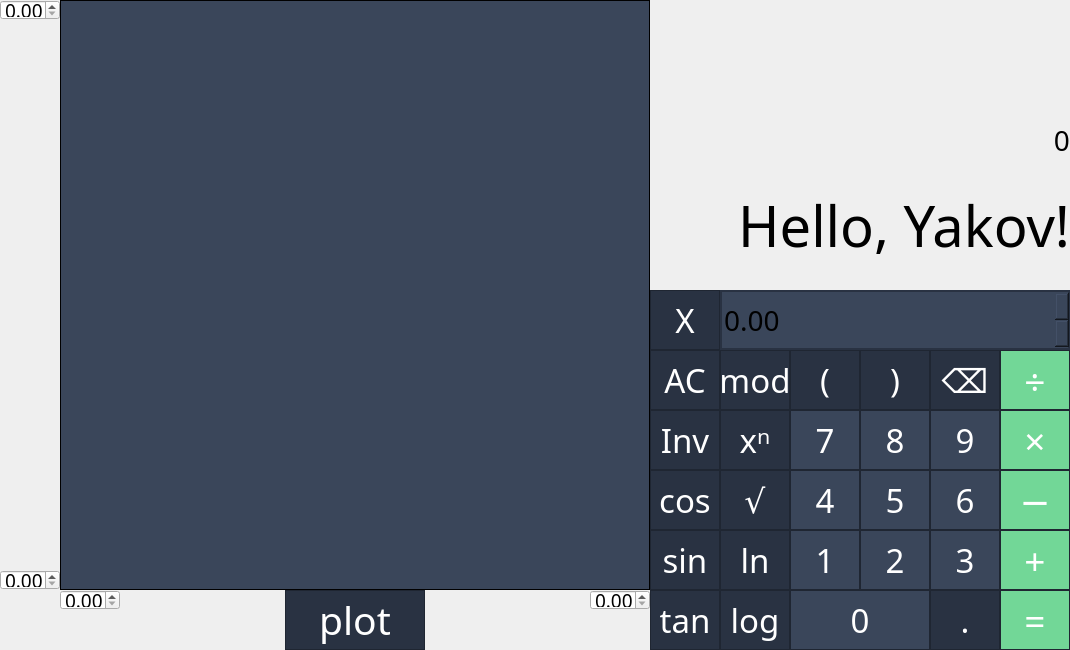
<?xml version="1.0" encoding="UTF-8"?>
<ui version="4.0">
 <class>MainWindow</class>
 <widget class="QMainWindow" name="MainWindow">
  <property name="geometry">
   <rect>
    <x>0</x>
    <y>0</y>
    <width>1070</width>
    <height>650</height>
   </rect>
  </property>
  <property name="font">
   <font>
    <family>Arial Rounded MT Bold</family>
    <pointsize>14</pointsize>
   </font>
  </property>
  <property name="windowTitle">
   <string>SmartCalc_v1.0</string>
  </property>
  <property name="styleSheet">
   <string notr="true"/>
  </property>
  <property name="iconSize">
   <size>
    <width>21</width>
    <height>21</height>
   </size>
  </property>
  <widget class="QWidget" name="centralwidget">
   <widget class="QPushButton" name="pushButton_AC">
    <property name="geometry">
     <rect>
      <x>650</x>
      <y>350</y>
      <width>70</width>
      <height>60</height>
     </rect>
    </property>
    <property name="sizePolicy">
     <sizepolicy hsizetype="Minimum" vsizetype="Minimum">
      <horstretch>0</horstretch>
      <verstretch>0</verstretch>
     </sizepolicy>
    </property>
    <property name="font">
     <font>
      <family>Arial Rounded MT Bold</family>
      <pointsize>25</pointsize>
     </font>
    </property>
    <property name="styleSheet">
     <string notr="true">QPushButton {
	border: 1px solid rgb(31, 38, 50);
	background-color: rgb(41, 50, 66);
	color: white;
}

QPushButton:pressed {
	background-color: rgb(32, 39, 53);
}</string>
    </property>
    <property name="text">
     <string>AC</string>
    </property>
   </widget>
   <widget class="QPushButton" name="pushButton_7">
    <property name="geometry">
     <rect>
      <x>790</x>
      <y>410</y>
      <width>70</width>
      <height>60</height>
     </rect>
    </property>
    <property name="sizePolicy">
     <sizepolicy hsizetype="Minimum" vsizetype="Minimum">
      <horstretch>0</horstretch>
      <verstretch>0</verstretch>
     </sizepolicy>
    </property>
    <property name="font">
     <font>
      <family>Arial Rounded MT Bold</family>
      <pointsize>25</pointsize>
     </font>
    </property>
    <property name="styleSheet">
     <string notr="true">QPushButton {
	border: 1px solid rgb(31, 38, 50);
	background-color: rgb(58, 70, 90);
	color: white;
}

QPushButton:pressed {
	background-color: rgb(50, 61, 79)
}</string>
    </property>
    <property name="text">
     <string>7</string>
    </property>
   </widget>
   <widget class="QPushButton" name="pushButton_4">
    <property name="geometry">
     <rect>
      <x>790</x>
      <y>470</y>
      <width>70</width>
      <height>60</height>
     </rect>
    </property>
    <property name="sizePolicy">
     <sizepolicy hsizetype="Minimum" vsizetype="Minimum">
      <horstretch>0</horstretch>
      <verstretch>0</verstretch>
     </sizepolicy>
    </property>
    <property name="font">
     <font>
      <family>Arial Rounded MT Bold</family>
      <pointsize>25</pointsize>
     </font>
    </property>
    <property name="styleSheet">
     <string notr="true">QPushButton {
	border: 1px solid rgb(31, 38, 50);
	background-color: rgb(58, 70, 90);
	color: white;
}

QPushButton:pressed {
	background-color: rgb(50, 61, 79)
}</string>
    </property>
    <property name="text">
     <string>4</string>
    </property>
   </widget>
   <widget class="QPushButton" name="pushButton_1">
    <property name="geometry">
     <rect>
      <x>790</x>
      <y>530</y>
      <width>70</width>
      <height>60</height>
     </rect>
    </property>
    <property name="sizePolicy">
     <sizepolicy hsizetype="Minimum" vsizetype="Minimum">
      <horstretch>0</horstretch>
      <verstretch>0</verstretch>
     </sizepolicy>
    </property>
    <property name="font">
     <font>
      <family>Arial Rounded MT Bold</family>
      <pointsize>25</pointsize>
     </font>
    </property>
    <property name="styleSheet">
     <string notr="true">QPushButton {
	border: 1px solid rgb(31, 38, 50);
	background-color: rgb(58, 70, 90);
	color: white;
}

QPushButton:pressed {
	background-color: rgb(50, 61, 79)
}</string>
    </property>
    <property name="text">
     <string>1</string>
    </property>
   </widget>
   <widget class="QPushButton" name="pushButton_0">
    <property name="geometry">
     <rect>
      <x>790</x>
      <y>590</y>
      <width>140</width>
      <height>60</height>
     </rect>
    </property>
    <property name="sizePolicy">
     <sizepolicy hsizetype="Minimum" vsizetype="Minimum">
      <horstretch>0</horstretch>
      <verstretch>0</verstretch>
     </sizepolicy>
    </property>
    <property name="font">
     <font>
      <family>Arial Rounded MT Bold</family>
      <pointsize>25</pointsize>
     </font>
    </property>
    <property name="styleSheet">
     <string notr="true">QPushButton {
	border: 1px solid rgb(31, 38, 50);
	background-color: rgb(58, 70, 90);
	color: white;
}

QPushButton:pressed {
	background-color: rgb(50, 61, 79)
}</string>
    </property>
    <property name="text">
     <string>0</string>
    </property>
   </widget>
   <widget class="QPushButton" name="pushButton_8">
    <property name="geometry">
     <rect>
      <x>860</x>
      <y>410</y>
      <width>70</width>
      <height>60</height>
     </rect>
    </property>
    <property name="sizePolicy">
     <sizepolicy hsizetype="Minimum" vsizetype="Minimum">
      <horstretch>0</horstretch>
      <verstretch>0</verstretch>
     </sizepolicy>
    </property>
    <property name="font">
     <font>
      <family>Arial Rounded MT Bold</family>
      <pointsize>25</pointsize>
     </font>
    </property>
    <property name="styleSheet">
     <string notr="true">QPushButton {
	border: 1px solid rgb(31, 38, 50);
	background-color: rgb(58, 70, 90);
	color: white;
}

QPushButton:pressed {
	background-color: rgb(50, 61, 79)
}</string>
    </property>
    <property name="text">
     <string>8</string>
    </property>
   </widget>
   <widget class="QPushButton" name="pushButton_5">
    <property name="geometry">
     <rect>
      <x>860</x>
      <y>470</y>
      <width>70</width>
      <height>60</height>
     </rect>
    </property>
    <property name="sizePolicy">
     <sizepolicy hsizetype="Minimum" vsizetype="Minimum">
      <horstretch>0</horstretch>
      <verstretch>0</verstretch>
     </sizepolicy>
    </property>
    <property name="font">
     <font>
      <family>Arial Rounded MT Bold</family>
      <pointsize>25</pointsize>
     </font>
    </property>
    <property name="styleSheet">
     <string notr="true">QPushButton {
	border: 1px solid rgb(31, 38, 50);
	background-color: rgb(58, 70, 90);
	color: white;
}

QPushButton:pressed {
	background-color: rgb(50, 61, 79)
}</string>
    </property>
    <property name="text">
     <string>5</string>
    </property>
   </widget>
   <widget class="QPushButton" name="pushButton_2">
    <property name="geometry">
     <rect>
      <x>860</x>
      <y>530</y>
      <width>70</width>
      <height>60</height>
     </rect>
    </property>
    <property name="sizePolicy">
     <sizepolicy hsizetype="Minimum" vsizetype="Minimum">
      <horstretch>0</horstretch>
      <verstretch>0</verstretch>
     </sizepolicy>
    </property>
    <property name="font">
     <font>
      <family>Arial Rounded MT Bold</family>
      <pointsize>25</pointsize>
     </font>
    </property>
    <property name="styleSheet">
     <string notr="true">QPushButton {
	border: 1px solid rgb(31, 38, 50);
	background-color: rgb(58, 70, 90);
	color: white;
}

QPushButton:pressed {
	background-color: rgb(50, 61, 79)
}</string>
    </property>
    <property name="text">
     <string>2</string>
    </property>
   </widget>
   <widget class="QPushButton" name="pushButton_9">
    <property name="geometry">
     <rect>
      <x>930</x>
      <y>410</y>
      <width>70</width>
      <height>60</height>
     </rect>
    </property>
    <property name="sizePolicy">
     <sizepolicy hsizetype="Minimum" vsizetype="Minimum">
      <horstretch>0</horstretch>
      <verstretch>0</verstretch>
     </sizepolicy>
    </property>
    <property name="font">
     <font>
      <family>Arial Rounded MT Bold</family>
      <pointsize>25</pointsize>
     </font>
    </property>
    <property name="styleSheet">
     <string notr="true">QPushButton {
	border: 1px solid rgb(31, 38, 50);
	background-color: rgb(58, 70, 90);
	color: white;
}

QPushButton:pressed {
	background-color: rgb(50, 61, 79)
}</string>
    </property>
    <property name="text">
     <string>9</string>
    </property>
   </widget>
   <widget class="QPushButton" name="pushButton_6">
    <property name="geometry">
     <rect>
      <x>930</x>
      <y>470</y>
      <width>70</width>
      <height>60</height>
     </rect>
    </property>
    <property name="sizePolicy">
     <sizepolicy hsizetype="Minimum" vsizetype="Minimum">
      <horstretch>0</horstretch>
      <verstretch>0</verstretch>
     </sizepolicy>
    </property>
    <property name="font">
     <font>
      <family>Arial Rounded MT Bold</family>
      <pointsize>25</pointsize>
     </font>
    </property>
    <property name="styleSheet">
     <string notr="true">QPushButton {
	border: 1px solid rgb(31, 38, 50);
	background-color: rgb(58, 70, 90);
	color: white;
}

QPushButton:pressed {
	background-color: rgb(50, 61, 79)
}</string>
    </property>
    <property name="text">
     <string>6</string>
    </property>
   </widget>
   <widget class="QPushButton" name="pushButton_3">
    <property name="geometry">
     <rect>
      <x>930</x>
      <y>530</y>
      <width>70</width>
      <height>60</height>
     </rect>
    </property>
    <property name="sizePolicy">
     <sizepolicy hsizetype="Minimum" vsizetype="Minimum">
      <horstretch>0</horstretch>
      <verstretch>0</verstretch>
     </sizepolicy>
    </property>
    <property name="font">
     <font>
      <family>Arial Rounded MT Bold</family>
      <pointsize>25</pointsize>
     </font>
    </property>
    <property name="styleSheet">
     <string notr="true">QPushButton {
	border: 1px solid rgb(31, 38, 50);
	background-color: rgb(58, 70, 90);
	color: white;
}

QPushButton:pressed {
	background-color: rgb(50, 61, 79)
}</string>
    </property>
    <property name="text">
     <string>3</string>
    </property>
   </widget>
   <widget class="QPushButton" name="pushButton_op_div">
    <property name="geometry">
     <rect>
      <x>1000</x>
      <y>350</y>
      <width>70</width>
      <height>60</height>
     </rect>
    </property>
    <property name="sizePolicy">
     <sizepolicy hsizetype="Minimum" vsizetype="Minimum">
      <horstretch>0</horstretch>
      <verstretch>0</verstretch>
     </sizepolicy>
    </property>
    <property name="font">
     <font>
      <family>Arial Rounded MT Bold</family>
      <pointsize>28</pointsize>
     </font>
    </property>
    <property name="styleSheet">
     <string notr="true">QPushButton {
	border: 1px solid rgb(31, 38, 50);
	background-color:rgb(114, 215, 151);
	color: white;
}

QPushButton:pressed {
	background-color: rgb(104, 196, 138);
}</string>
    </property>
    <property name="text">
     <string>÷</string>
    </property>
   </widget>
   <widget class="QPushButton" name="pushButton_op_mult">
    <property name="geometry">
     <rect>
      <x>1000</x>
      <y>410</y>
      <width>70</width>
      <height>60</height>
     </rect>
    </property>
    <property name="sizePolicy">
     <sizepolicy hsizetype="Minimum" vsizetype="Minimum">
      <horstretch>0</horstretch>
      <verstretch>0</verstretch>
     </sizepolicy>
    </property>
    <property name="font">
     <font>
      <family>Arial Rounded MT Bold</family>
      <pointsize>28</pointsize>
     </font>
    </property>
    <property name="styleSheet">
     <string notr="true">QPushButton {
	border: 1px solid rgb(31, 38, 50);
	background-color:rgb(114, 215, 151);
	color: white;
}

QPushButton:pressed {
	background-color: rgb(104, 196, 138);
}</string>
    </property>
    <property name="text">
     <string>×</string>
    </property>
   </widget>
   <widget class="QPushButton" name="pushButton_op_minus">
    <property name="geometry">
     <rect>
      <x>1000</x>
      <y>470</y>
      <width>70</width>
      <height>60</height>
     </rect>
    </property>
    <property name="sizePolicy">
     <sizepolicy hsizetype="Minimum" vsizetype="Minimum">
      <horstretch>0</horstretch>
      <verstretch>0</verstretch>
     </sizepolicy>
    </property>
    <property name="font">
     <font>
      <family>Arial Rounded MT Bold</family>
      <pointsize>28</pointsize>
     </font>
    </property>
    <property name="styleSheet">
     <string notr="true">QPushButton {
	border: 1px solid rgb(31, 38, 50);
	background-color:rgb(114, 215, 151);
	color: white;
}

QPushButton:pressed {
	background-color: rgb(104, 196, 138);
}</string>
    </property>
    <property name="text">
     <string>−</string>
    </property>
   </widget>
   <widget class="QPushButton" name="pushButton_op_plus">
    <property name="geometry">
     <rect>
      <x>1000</x>
      <y>530</y>
      <width>70</width>
      <height>60</height>
     </rect>
    </property>
    <property name="sizePolicy">
     <sizepolicy hsizetype="Minimum" vsizetype="Minimum">
      <horstretch>0</horstretch>
      <verstretch>0</verstretch>
     </sizepolicy>
    </property>
    <property name="font">
     <font>
      <family>Arial Rounded MT Bold</family>
      <pointsize>28</pointsize>
     </font>
    </property>
    <property name="styleSheet">
     <string notr="true">QPushButton {
	border: 1px solid rgb(31, 38, 50);
	background-color:rgb(114, 215, 151);
	color: white;
}

QPushButton:pressed {
	background-color: rgb(104, 196, 138);
}</string>
    </property>
    <property name="text">
     <string>+</string>
    </property>
   </widget>
   <widget class="QPushButton" name="pushButton_dot">
    <property name="geometry">
     <rect>
      <x>930</x>
      <y>590</y>
      <width>70</width>
      <height>60</height>
     </rect>
    </property>
    <property name="sizePolicy">
     <sizepolicy hsizetype="Minimum" vsizetype="Minimum">
      <horstretch>0</horstretch>
      <verstretch>0</verstretch>
     </sizepolicy>
    </property>
    <property name="font">
     <font>
      <family>Arial Rounded MT Bold</family>
      <pointsize>25</pointsize>
     </font>
    </property>
    <property name="styleSheet">
     <string notr="true">QPushButton {
	border: 1px solid rgb(31, 38, 50);
	background-color: rgb(41, 50, 66);
	color: white;
}

QPushButton:pressed {
	background-color: rgb(32, 39, 53);
}</string>
    </property>
    <property name="text">
     <string>.</string>
    </property>
    <property name="checkable">
     <bool>true</bool>
    </property>
    <property name="checked">
     <bool>false</bool>
    </property>
   </widget>
   <widget class="QPushButton" name="pushButton_calc">
    <property name="geometry">
     <rect>
      <x>1000</x>
      <y>590</y>
      <width>70</width>
      <height>60</height>
     </rect>
    </property>
    <property name="font">
     <font>
      <family>Arial Rounded MT Bold</family>
      <pointsize>28</pointsize>
      <italic>false</italic>
      <bold>false</bold>
      <underline>false</underline>
      <kerning>true</kerning>
     </font>
    </property>
    <property name="mouseTracking">
     <bool>false</bool>
    </property>
    <property name="styleSheet">
     <string notr="true">QPushButton {
	border: 1px solid rgb(31, 38, 50);
	background-color:rgb(114, 215, 151);
	color: white;
}

QPushButton:pressed {
	background-color: rgb(104, 196, 138);
}</string>
    </property>
    <property name="text">
     <string extracomment="Calculate">=</string>
    </property>
    <property name="iconSize">
     <size>
      <width>1</width>
      <height>1</height>
     </size>
    </property>
    <property name="checkable">
     <bool>false</bool>
    </property>
    <property name="checked">
     <bool>false</bool>
    </property>
   </widget>
   <widget class="QPushButton" name="pushButton_open_bracket">
    <property name="geometry">
     <rect>
      <x>790</x>
      <y>350</y>
      <width>70</width>
      <height>60</height>
     </rect>
    </property>
    <property name="sizePolicy">
     <sizepolicy hsizetype="Minimum" vsizetype="Minimum">
      <horstretch>0</horstretch>
      <verstretch>0</verstretch>
     </sizepolicy>
    </property>
    <property name="font">
     <font>
      <family>Arial Rounded MT Bold</family>
      <pointsize>25</pointsize>
     </font>
    </property>
    <property name="styleSheet">
     <string notr="true">QPushButton {
	border: 1px solid rgb(31, 38, 50);
	background-color: rgb(41, 50, 66);
	color: white;
}

QPushButton:pressed {
	background-color: rgb(32, 39, 53);
}</string>
    </property>
    <property name="text">
     <string>(</string>
    </property>
   </widget>
   <widget class="QPushButton" name="pushButton_close_bracket">
    <property name="geometry">
     <rect>
      <x>860</x>
      <y>350</y>
      <width>70</width>
      <height>60</height>
     </rect>
    </property>
    <property name="sizePolicy">
     <sizepolicy hsizetype="Minimum" vsizetype="Minimum">
      <horstretch>0</horstretch>
      <verstretch>0</verstretch>
     </sizepolicy>
    </property>
    <property name="font">
     <font>
      <family>Arial Rounded MT Bold</family>
      <pointsize>25</pointsize>
     </font>
    </property>
    <property name="styleSheet">
     <string notr="true">QPushButton {
	border: 1px solid rgb(31, 38, 50);
	background-color: rgb(41, 50, 66);
	color: white;
}

QPushButton:pressed {
	background-color: rgb(32, 39, 53);
}</string>
    </property>
    <property name="text">
     <string>)</string>
    </property>
   </widget>
   <widget class="QLabel" name="label_output">
    <property name="geometry">
     <rect>
      <x>650</x>
      <y>160</y>
      <width>420</width>
      <height>130</height>
     </rect>
    </property>
    <property name="sizePolicy">
     <sizepolicy hsizetype="Preferred" vsizetype="Preferred">
      <horstretch>0</horstretch>
      <verstretch>11</verstretch>
     </sizepolicy>
    </property>
    <property name="font">
     <font>
      <family>Arial Rounded MT Bold</family>
      <pointsize>42</pointsize>
     </font>
    </property>
    <property name="styleSheet">
     <string notr="true">QLabel {
	border: disable;
}</string>
    </property>
    <property name="frameShape">
     <enum>QFrame::StyledPanel</enum>
    </property>
    <property name="frameShadow">
     <enum>QFrame::Plain</enum>
    </property>
    <property name="lineWidth">
     <number>0</number>
    </property>
    <property name="text">
     <string>Hello, Yakov!</string>
    </property>
    <property name="textFormat">
     <enum>Qt::AutoText</enum>
    </property>
    <property name="alignment">
     <set>Qt::AlignRight|Qt::AlignTrailing|Qt::AlignVCenter</set>
    </property>
    <property name="wordWrap">
     <bool>true</bool>
    </property>
    <property name="margin">
     <number>11</number>
    </property>
   </widget>
   <widget class="QLabel" name="label_input">
    <property name="geometry">
     <rect>
      <x>650</x>
      <y>0</y>
      <width>420</width>
      <height>160</height>
     </rect>
    </property>
    <property name="sizePolicy">
     <sizepolicy hsizetype="Preferred" vsizetype="Preferred">
      <horstretch>0</horstretch>
      <verstretch>0</verstretch>
     </sizepolicy>
    </property>
    <property name="font">
     <font>
      <family>Arial Rounded MT Bold</family>
      <pointsize>21</pointsize>
     </font>
    </property>
    <property name="styleSheet">
     <string notr="true">QLabel {
	border: disable;
}</string>
    </property>
    <property name="frameShape">
     <enum>QFrame::StyledPanel</enum>
    </property>
    <property name="text">
     <string>0</string>
    </property>
    <property name="alignment">
     <set>Qt::AlignBottom|Qt::AlignRight|Qt::AlignTrailing</set>
    </property>
    <property name="wordWrap">
     <bool>true</bool>
    </property>
    <property name="margin">
     <number>11</number>
    </property>
    <property name="indent">
     <number>-1</number>
    </property>
   </widget>
   <widget class="QDoubleSpinBox" name="doubleSpinBox_var">
    <property name="enabled">
     <bool>true</bool>
    </property>
    <property name="geometry">
     <rect>
      <x>720</x>
      <y>290</y>
      <width>350</width>
      <height>60</height>
     </rect>
    </property>
    <property name="font">
     <font>
      <family>Arial Rounded MT Bold</family>
      <pointsize>21</pointsize>
     </font>
    </property>
    <property name="mouseTracking">
     <bool>false</bool>
    </property>
    <property name="styleSheet">
     <string notr="true">QDoubleSpinBox {
	border : 2px solid rgb(41, 50, 66);
	background : rgb(58, 70, 90);
}</string>
    </property>
    <property name="singleStep">
     <double>0.100000000000000</double>
    </property>
   </widget>
   <widget class="QPushButton" name="pushButton_delete_prev">
    <property name="geometry">
     <rect>
      <x>930</x>
      <y>350</y>
      <width>70</width>
      <height>60</height>
     </rect>
    </property>
    <property name="sizePolicy">
     <sizepolicy hsizetype="Minimum" vsizetype="Minimum">
      <horstretch>0</horstretch>
      <verstretch>0</verstretch>
     </sizepolicy>
    </property>
    <property name="font">
     <font>
      <family>Arial Rounded MT Bold</family>
      <pointsize>25</pointsize>
     </font>
    </property>
    <property name="styleSheet">
     <string notr="true">QPushButton {
	border: 1px solid rgb(31, 38, 50);
	background-color: rgb(41, 50, 66);
	color: white;
}

QPushButton:pressed {
	background-color: rgb(32, 39, 53);
}</string>
    </property>
    <property name="text">
     <string>⌫</string>
    </property>
   </widget>
   <widget class="QPushButton" name="pushButton_mfunc_sqrt">
    <property name="geometry">
     <rect>
      <x>720</x>
      <y>470</y>
      <width>70</width>
      <height>60</height>
     </rect>
    </property>
    <property name="sizePolicy">
     <sizepolicy hsizetype="Minimum" vsizetype="Minimum">
      <horstretch>0</horstretch>
      <verstretch>0</verstretch>
     </sizepolicy>
    </property>
    <property name="font">
     <font>
      <family>Arial Rounded MT Bold</family>
      <pointsize>25</pointsize>
     </font>
    </property>
    <property name="styleSheet">
     <string notr="true">QPushButton {
	border: 1px solid rgb(31, 38, 50);
	background-color: rgb(41, 50, 66);
	color: white;
}

QPushButton:pressed {
	background-color: rgb(32, 39, 53);
}</string>
    </property>
    <property name="text">
     <string>√</string>
    </property>
   </widget>
   <widget class="QPushButton" name="pushButton_mfunc_cos">
    <property name="geometry">
     <rect>
      <x>650</x>
      <y>470</y>
      <width>70</width>
      <height>60</height>
     </rect>
    </property>
    <property name="sizePolicy">
     <sizepolicy hsizetype="Minimum" vsizetype="Minimum">
      <horstretch>0</horstretch>
      <verstretch>0</verstretch>
     </sizepolicy>
    </property>
    <property name="font">
     <font>
      <family>Arial Rounded MT Bold</family>
      <pointsize>25</pointsize>
     </font>
    </property>
    <property name="styleSheet">
     <string notr="true">QPushButton {
	border: 1px solid rgb(31, 38, 50);
	background-color: rgb(41, 50, 66);
	color: white;
}

QPushButton:pressed {
	background-color: rgb(32, 39, 53);
}</string>
    </property>
    <property name="text">
     <string>cos</string>
    </property>
   </widget>
   <widget class="QPushButton" name="pushButton_mfunc_sin">
    <property name="geometry">
     <rect>
      <x>650</x>
      <y>530</y>
      <width>70</width>
      <height>60</height>
     </rect>
    </property>
    <property name="sizePolicy">
     <sizepolicy hsizetype="Minimum" vsizetype="Minimum">
      <horstretch>0</horstretch>
      <verstretch>0</verstretch>
     </sizepolicy>
    </property>
    <property name="font">
     <font>
      <family>Arial Rounded MT Bold</family>
      <pointsize>25</pointsize>
     </font>
    </property>
    <property name="styleSheet">
     <string notr="true">QPushButton {
	border: 1px solid rgb(31, 38, 50);
	background-color: rgb(41, 50, 66);
	color: white;
}

QPushButton:pressed {
	background-color: rgb(32, 39, 53);
}</string>
    </property>
    <property name="text">
     <string>sin</string>
    </property>
   </widget>
   <widget class="QPushButton" name="pushButton_mfunc_tan">
    <property name="geometry">
     <rect>
      <x>650</x>
      <y>590</y>
      <width>70</width>
      <height>60</height>
     </rect>
    </property>
    <property name="sizePolicy">
     <sizepolicy hsizetype="Minimum" vsizetype="Minimum">
      <horstretch>0</horstretch>
      <verstretch>0</verstretch>
     </sizepolicy>
    </property>
    <property name="font">
     <font>
      <family>Arial Rounded MT Bold</family>
      <pointsize>25</pointsize>
     </font>
    </property>
    <property name="styleSheet">
     <string notr="true">QPushButton {
	border: 1px solid rgb(31, 38, 50);
	background-color: rgb(41, 50, 66);
	color: white;
}

QPushButton:pressed {
	background-color: rgb(32, 39, 53);
}</string>
    </property>
    <property name="text">
     <string>tan</string>
    </property>
   </widget>
   <widget class="QPushButton" name="pushButton_mfunc_ln">
    <property name="geometry">
     <rect>
      <x>720</x>
      <y>530</y>
      <width>70</width>
      <height>60</height>
     </rect>
    </property>
    <property name="sizePolicy">
     <sizepolicy hsizetype="Minimum" vsizetype="Minimum">
      <horstretch>0</horstretch>
      <verstretch>0</verstretch>
     </sizepolicy>
    </property>
    <property name="font">
     <font>
      <family>Arial Rounded MT Bold</family>
      <pointsize>25</pointsize>
     </font>
    </property>
    <property name="styleSheet">
     <string notr="true">QPushButton {
	border: 1px solid rgb(31, 38, 50);
	background-color: rgb(41, 50, 66);
	color: white;
}

QPushButton:pressed {
	background-color: rgb(32, 39, 53);
}</string>
    </property>
    <property name="text">
     <string>ln</string>
    </property>
   </widget>
   <widget class="QPushButton" name="pushButton_mfunc_log">
    <property name="geometry">
     <rect>
      <x>720</x>
      <y>590</y>
      <width>70</width>
      <height>60</height>
     </rect>
    </property>
    <property name="sizePolicy">
     <sizepolicy hsizetype="Minimum" vsizetype="Minimum">
      <horstretch>0</horstretch>
      <verstretch>0</verstretch>
     </sizepolicy>
    </property>
    <property name="font">
     <font>
      <family>Arial Rounded MT Bold</family>
      <pointsize>25</pointsize>
     </font>
    </property>
    <property name="styleSheet">
     <string notr="true">QPushButton {
	border: 1px solid rgb(31, 38, 50);
	background-color: rgb(41, 50, 66);
	color: white;
}

QPushButton:pressed {
	background-color: rgb(32, 39, 53);
}</string>
    </property>
    <property name="text">
     <string>log</string>
    </property>
   </widget>
   <widget class="QPushButton" name="pushButton_op_pow">
    <property name="geometry">
     <rect>
      <x>720</x>
      <y>410</y>
      <width>70</width>
      <height>60</height>
     </rect>
    </property>
    <property name="sizePolicy">
     <sizepolicy hsizetype="Minimum" vsizetype="Minimum">
      <horstretch>0</horstretch>
      <verstretch>0</verstretch>
     </sizepolicy>
    </property>
    <property name="font">
     <font>
      <family>Arial Rounded MT Bold</family>
      <pointsize>25</pointsize>
     </font>
    </property>
    <property name="styleSheet">
     <string notr="true">QPushButton {
	border: 1px solid rgb(31, 38, 50);
	background-color: rgb(41, 50, 66);
	color: white;
}

QPushButton:pressed {
	background-color: rgb(32, 39, 53);
}</string>
    </property>
    <property name="text">
     <string>xⁿ</string>
    </property>
   </widget>
   <widget class="QPushButton" name="pushButton_var">
    <property name="geometry">
     <rect>
      <x>650</x>
      <y>290</y>
      <width>70</width>
      <height>60</height>
     </rect>
    </property>
    <property name="sizePolicy">
     <sizepolicy hsizetype="Minimum" vsizetype="Minimum">
      <horstretch>0</horstretch>
      <verstretch>0</verstretch>
     </sizepolicy>
    </property>
    <property name="font">
     <font>
      <family>Arial Rounded MT Bold</family>
      <pointsize>25</pointsize>
     </font>
    </property>
    <property name="styleSheet">
     <string notr="true">QPushButton {
	border: 1px solid rgb(31, 38, 50);
	background-color: rgb(41, 50, 66);
	color: white;
}

QPushButton:pressed {
	background-color: rgb(32, 39, 53);
}</string>
    </property>
    <property name="text">
     <string>X</string>
    </property>
   </widget>
   <widget class="QPushButton" name="pushButton_mfunc_inv">
    <property name="geometry">
     <rect>
      <x>650</x>
      <y>410</y>
      <width>70</width>
      <height>60</height>
     </rect>
    </property>
    <property name="sizePolicy">
     <sizepolicy hsizetype="Minimum" vsizetype="Minimum">
      <horstretch>0</horstretch>
      <verstretch>0</verstretch>
     </sizepolicy>
    </property>
    <property name="font">
     <font>
      <family>Arial Rounded MT Bold</family>
      <pointsize>25</pointsize>
     </font>
    </property>
    <property name="styleSheet">
     <string notr="true">QPushButton {
	border: 1px solid rgb(31, 38, 50);
	background-color: rgb(41, 50, 66);
	color: white;
}

QPushButton:checked {
	background-color: rgb(32, 39, 53);
}</string>
    </property>
    <property name="text">
     <string>Inv</string>
    </property>
   </widget>
   <widget class="QPushButton" name="pushButton_op_mod">
    <property name="geometry">
     <rect>
      <x>720</x>
      <y>350</y>
      <width>70</width>
      <height>60</height>
     </rect>
    </property>
    <property name="sizePolicy">
     <sizepolicy hsizetype="Minimum" vsizetype="Minimum">
      <horstretch>0</horstretch>
      <verstretch>0</verstretch>
     </sizepolicy>
    </property>
    <property name="font">
     <font>
      <family>Arial Rounded MT Bold</family>
      <pointsize>25</pointsize>
     </font>
    </property>
    <property name="styleSheet">
     <string notr="true">QPushButton {
	border: 1px solid rgb(31, 38, 50);
	background-color: rgb(41, 50, 66);
	color: white;
}

QPushButton:pressed {
	background-color: rgb(32, 39, 53);
}</string>
    </property>
    <property name="text">
     <string>mod</string>
    </property>
   </widget>
   <widget class="QCustomPlot" name="expression_graph" native="true">
    <property name="geometry">
     <rect>
      <x>60</x>
      <y>0</y>
      <width>590</width>
      <height>590</height>
     </rect>
    </property>
    <property name="styleSheet">
     <string notr="true">QWidget {
	border: 1px solid black;	
	background-color: rgb(58, 70, 90);
}</string>
    </property>
   </widget>
   <widget class="QPushButton" name="pushButton_print_graph">
    <property name="geometry">
     <rect>
      <x>285</x>
      <y>590</y>
      <width>140</width>
      <height>60</height>
     </rect>
    </property>
    <property name="sizePolicy">
     <sizepolicy hsizetype="Minimum" vsizetype="Minimum">
      <horstretch>0</horstretch>
      <verstretch>0</verstretch>
     </sizepolicy>
    </property>
    <property name="font">
     <font>
      <family>Arial Rounded MT Bold</family>
      <pointsize>29</pointsize>
     </font>
    </property>
    <property name="styleSheet">
     <string notr="true">QPushButton {
	border: 1px solid rgb(31, 38, 50);
	background-color: rgb(41, 50, 66);
	color: white;
}

QPushButton:pressed {
	background-color: rgb(32, 39, 53);
}</string>
    </property>
    <property name="text">
     <string>plot</string>
    </property>
    <property name="checkable">
     <bool>true</bool>
    </property>
    <property name="checked">
     <bool>false</bool>
    </property>
   </widget>
   <widget class="QDoubleSpinBox" name="doubleSpinBox_xmin">
    <property name="geometry">
     <rect>
      <x>60</x>
      <y>590</y>
      <width>60</width>
      <height>20</height>
     </rect>
    </property>
   </widget>
   <widget class="QDoubleSpinBox" name="doubleSpinBox_xmax">
    <property name="geometry">
     <rect>
      <x>590</x>
      <y>590</y>
      <width>60</width>
      <height>20</height>
     </rect>
    </property>
   </widget>
   <widget class="QDoubleSpinBox" name="doubleSpinBox_ymin">
    <property name="geometry">
     <rect>
      <x>0</x>
      <y>570</y>
      <width>60</width>
      <height>20</height>
     </rect>
    </property>
   </widget>
   <widget class="QDoubleSpinBox" name="doubleSpinBox_ymax">
    <property name="geometry">
     <rect>
      <x>0</x>
      <y>0</y>
      <width>60</width>
      <height>20</height>
     </rect>
    </property>
   </widget>
  </widget>
 </widget>
 <customwidgets>
  <customwidget>
   <class>QCustomPlot</class>
   <extends>QWidget</extends>
   <header>qcustomplot.h</header>
   <container>1</container>
  </customwidget>
 </customwidgets>
 <resources/>
 <connections/>
</ui>
